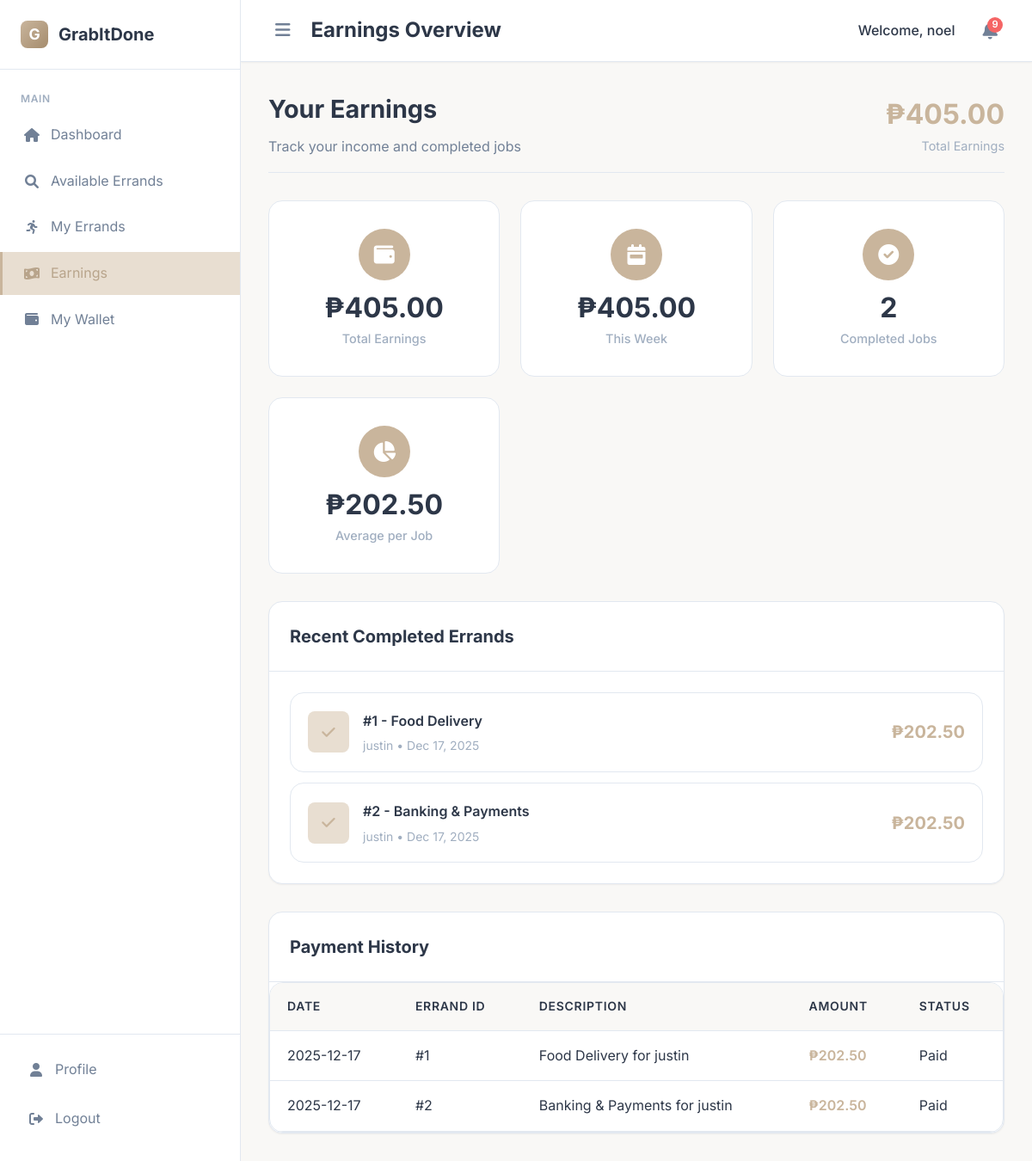
Screenshot of /earnings-runner (signed in) with the database file from the repository.
### app/models.py (models this page shows, shortened)
class Errand(db.Model):
    id = db.Column(db.Integer, primary_key=True)
    category = db.Column(db.String(100), nullable=False)
    description = db.Column(db.Text, nullable=False)
    pickup_address = db.Column(db.String(200), nullable=False)
    dropoff_address = db.Column(db.String(200), nullable=False)
    barangay = db.Column(db.String(100), nullable=False)
    preferred_time = db.Column(db.DateTime)
    proposed_fee = db.Column(db.Float, nullable=False)
    final_fee = db.Column(db.Float)
    status = db.Column(db.String(20), default='Pending')
    client_id = db.Column(db.Integer, db.ForeignKey('user.id'), nullable=False)
    runner_id = db.Column(db.Integer, db.ForeignKey('user.id'))
    payment_id = db.Column(db.Integer, db.ForeignKey('payment.id'))
    created_at = db.Column(db.DateTime, default=datetime.utcnow)
    updated_at = db.Column(db.DateTime, default=datetime.utcnow, onupdate=datetime.utcnow)
    accepted_at = db.Column(db.DateTime)
    completed_at = db.Column(db.DateTime)
    payment = db.relationship('Payment', backref='errand_payment', foreign_keys=[payment_id])

class User(db.Model):
    id = db.Column(db.Integer, primary_key=True)
    username = db.Column(db.String(80), unique=True, nullable=False)
    email = db.Column(db.String(120), unique=True, nullable=False)
    password_hash = db.Column(db.String(200), nullable=False)
    role = db.Column(db.String(20), nullable=False)  # client, runner, admin
    first_name = db.Column(db.String(50))
    last_name = db.Column(db.String(50))
    phone = db.Column(db.String(20))
    barangay = db.Column(db.String(100))
    address = db.Column(db.Text)
    bio = db.Column(db.Text)
    vehicle_type = db.Column(db.String(50))
    available_hours = db.Column(db.String(100))
    verified = db.Column(db.Boolean, default=False)
    verification_requested = db.Column(db.Boolean, default=False)
    verification_status = db.Column(db.String(20), default='not_requested')
    last_verification_date = db.Column(db.DateTime)
    rejection_reason = db.Column(db.Text, nullable=True)
    is_active = db.Column(db.Boolean, default=True)
    created_at = db.Column(db.DateTime, default=datetime.utcnow)
    wallet_balance = db.Column(db.Float, default=0.0)
    total_earnings = db.Column(db.Float, default=0.0)
    total_spent = db.Column(db.Float, default=0.0)
    average_rating = db.Column(db.Float, default=0.0)
    rating_count = db.Column(db.Integer, default=0)
    received_ratings = db.relationship('Rating', foreign_keys='Rating.runner_id', backref='rated_runner', lazy=True)
    given_ratings = db.relationship('Rating', foreign_keys='Rating.client_id', backref='rating_author', lazy=True)
    created_errands = db.relationship('Errand', foreign_keys='Errand.client_id', backref='user_client', lazy=True)
    accepted_errands = db.relationship('Errand', foreign_keys='Errand.runner_id', backref='user_runner', lazy=True)
    client_payments = db.relationship('Payment', foreign_keys='Payment.client_id', backref='payment_client_user', lazy=True)
    runner_payments = db.relationship('Payment', foreign_keys='Payment.runner_id', backref='payment_runner_user', lazy=True)
    wallet_transactions = db.relationship('WalletTransaction', backref='transaction_user', lazy=True)
    user_payment_methods = db.relationship('PaymentMethod', backref='method_owner', lazy=True)
    user_wallet = db.relationship('Wallet', backref='wallet_owner_user', uselist=False)

class Payment(db.Model):
    id = db.Column(db.Integer, primary_key=True)
    transaction_id = db.Column(db.String(100), unique=True, nullable=False)
    errand_id = db.Column(db.Integer, db.ForeignKey('errand.id'), nullable=False)
    client_id = db.Column(db.Integer, db.ForeignKey('user.id'), nullable=False)
    runner_id = db.Column(db.Integer, db.ForeignKey('user.id'))
    amount = db.Column(db.Float, nullable=False)
    platform_fee = db.Column(db.Float, nullable=False)
    vat_amount = db.Column(db.Float, nullable=False)
    runner_earnings = db.Column(db.Float, nullable=False)
    payment_method = db.Column(db.String(50), nullable=False)
    payment_status = db.Column(db.String(20), default='pending')
    created_at = db.Column(db.DateTime, default=datetime.utcnow)
    paid_at = db.Column(db.DateTime)
    released_at = db.Column(db.DateTime)
    refunded_at = db.Column(db.DateTime)
    errand = db.relationship('Errand', backref='payment_errand', foreign_keys=[errand_id])
    client = db.relationship('User', foreign_keys=[client_id])
    runner = db.relationship('User', foreign_keys=[runner_id])

### app/routes.py (the view)
@bp.route('/earnings-runner')
@login_required('runner')
def earnings_runner():
    user = User.query.get(session['user_id'])
    if not user.verified and user.verification_status != 'approved':
        return render_template('shared/dashboard_unverified.html', user=user)
    accepted_errands = Errand.query.filter_by(runner_id=session['user_id']).all()
    completed_errands = [e for e in accepted_errands if e.status == 'Completed']
    total_earnings = 0.0
    weekly_earnings = 0.0
    from datetime import datetime, timedelta
    one_week_ago = datetime.utcnow() - timedelta(days=7)
    for e in completed_errands:
        this_earning = 0.0
        if e.payment:
            this_earning = e.payment.runner_earnings
        else:
             if e.final_fee:
                this_earning = (e.final_fee / 1.12) * 0.9
             elif e.proposed_fee:
                this_earning = e.proposed_fee * 0.9
        total_earnings += this_earning
        if e.completed_at and e.completed_at >= one_week_ago:
            weekly_earnings += this_earning
    average_earning = total_earnings / len(completed_errands) if completed_errands else 0
    return render_template('runner/earnings_runner.html',
                        user=user,
                        accepted_errands=accepted_errands,
                        total_earnings=total_earnings,
                        weekly_earnings=weekly_earnings,
                        completed_count=len(completed_errands),
                        average_earning=average_earning)

### app/routes.py (called while the page is built)
def validate_session():
    if 'user_id' not in session:
        return False
    session_hash = session.get('session_id')
    cookie_session = request.cookies.get('user_session')
    if not session_hash or not cookie_session:
        return False
    expected_cookie = f"{session['user_id']}_{session_hash}"
    return cookie_session == expected_cookie

### app/templates/runner/earnings_runner.html (shortened to what this page needs)
{% extends 'base.html' %}
{% block header_title %}Earnings Overview{% endblock %}
{% block content %}
<div class="page-header">
    <div>
        <h1 style="margin: 0; font-size: 1.8rem;">Your Earnings</h1>
        <p style="margin: 0.5rem 0 0 0; color: var(--text-secondary);">Track your income and completed jobs</p>
    </div>
    <div style="text-align: right;">
        <div style="font-size: 2rem; font-weight: 700; color: var(--primary);">₱{{ "%.2f"|format(total_earnings) }}</div>
        <div style="font-size: 0.9rem; color: var(--text-muted);">Total Earnings</div>
    </div>
</div>
<div class="stats-grid">
    <div class="stat-card">
        <div class="stat-icon">
            <i class="fas fa-wallet"></i>
        </div>
        <div class="stat-value">₱{{ "%.2f"|format(total_earnings) }}</div>
        <div class="stat-label">Total Earnings</div>
    </div>
    <div class="stat-card">
        <div class="stat-icon">
            <i class="fas fa-calendar-week"></i>
        </div>
        <div class="stat-value">₱{{ "%.2f"|format(weekly_earnings) }}</div>
        <div class="stat-label">This Week</div>
    </div>
    <div class="stat-card">
        <div class="stat-icon">
            <i class="fas fa-check-circle"></i>
        </div>
        <div class="stat-value">{{ completed_count }}</div>
        <div class="stat-label">Completed Jobs</div>
    </div>
    <div class="stat-card">
        <div class="stat-icon">
            <i class="fas fa-chart-pie"></i>
        </div>
        <div class="stat-value">₱{{ "%.2f"|format(average_earning) }}</div>
        <div class="stat-label">Average per Job</div>
    </div>
</div>
<div class="grid grid-cols-2" style="gap: 2rem;">
    <div class="card">
        <div class="card-header">
            <h2 class="card-title">Recent Completed Errands</h2>
        </div>
        <div class="card-body">
            {% set completed_errands = accepted_errands|selectattr('status', 'equalto', 'Completed')|list %}
            {% if completed_errands %}
                <div class="earnings-list">
                    {% for errand in completed_errands[:5] %}
                    <div class="earning-item">
                        <div class="earning-content">
                            <div class="earning-icon">
                                <i class="fas fa-check"></i>
                            </div>
                            <div class="earning-details">
                                <div class="earning-title">#{{ errand.id }} - {{ errand.category }}</div>
                                <div class="earning-meta">{{ errand.user_client.username }} • {{ errand.completed_at.strftime('%b %d, %Y') }}</div>
                            </div>
                        </div>
                        <div class="earning-amount">
                            {% if errand.payment %}
                                ₱{{ "%.2f"|format(errand.payment.runner_earnings) }}
                            {% else %}
                                ₱{{ "%.2f"|format((errand.final_fee or errand.proposed_fee)/1.12 * 0.9) }}
                            {% endif %}
                        </div>
                    </div>
                    {% endfor %}
                </div>
            {% endif %}
        </div>
    </div>
<div class="card" style="margin-top: 2rem;">
    <div class="card-header">
        <h2 class="card-title">Payment History</h2>
    </div>
    <div class="card-body" style="padding: 0;">
        <div class="table-container">
            <table class="table">
                <thead>
                    <tr>
                        <th>Date</th>
                        <th>Errand ID</th>
                        <th>Description</th>
                        <th>Amount</th>
                        <th>Status</th>
                    </tr>
                </thead>
                <tbody>
                    {% set completed_errands = accepted_errands|selectattr('status', 'equalto', 'Completed')|list %}
                    {% for errand in completed_errands %}
                    <tr>
                        <td>{{ errand.completed_at.strftime('%Y-%m-%d') if errand.completed_at else errand.updated_at.strftime('%Y-%m-%d') }}</td>
                        <td>#{{ errand.id }}</td>
                        <td>{{ errand.category }} for {{ errand.user_client.username }}</td>
                        <td style="font-weight: 600; color: var(--primary);">
                            {% if errand.payment %}
                                ₱{{ "%.2f"|format(errand.payment.runner_earnings) }}
                            {% else %}
                                ₱{{ "%.2f"|format((errand.final_fee or errand.proposed_fee)/1.12 * 0.9) }}
                            {% endif %}
                        </td>
                        <td><span class="badge badge-success">Paid</span></td>
                    </tr>
                    {% endfor %}
                </tbody>
            </table>
        </div>
    </div>
</div>
{% endblock %}

### app/templates/base.html (style rules this page uses)
:root { --primary: #C9B59C; --primary-dark: #B8A48B; --primary-light: #E8DED1; --secondary: #D9CFC7; --accent: #A58C6D; --background: #F9F8F6; --surface: #FFFFFF; --text-primary: #2D3748; --text-secondary: #718096; --text-muted: #A0AEC0; --border: #E2E8F0; --success: #48BB78; --warning: #ED8936; --error: #F56565; --info: #4299E1; --shadow-sm: 0 1px 2px 0 rgba(0, 0, 0, 0.05); --shadow: 0 1px 3px 0 rgba(0, 0, 0, 0.1), 0 1px 2px 0 rgba(0, 0, 0, 0.06); --shadow-md: 0 4px 6px -1px rgba(0, 0, 0, 0.1), 0 2px 4px -1px rgba(0, 0, 0, 0.06); --shadow-lg: 0 10px 15px -3px rgba(0, 0, 0, 0.1), 0 4px 6px -2px rgba(0, 0, 0, 0.05); --radius: 8px; --radius-lg: 16px; --sidebar-width: 280px; --sidebar-width-collapsed: 70px; }
* { margin: 0; padding: 0; box-sizing: border-box; }
body { font-family: 'Inter', sans-serif; line-height: 1.6; color: var(--text-primary); background: var(--background); min-height: 100vh; }
.card { background: var(--surface); border-radius: var(--radius-lg); box-shadow: var(--shadow-sm); border: 1px solid var(--border); }
.card-header { padding: 1.5rem; border-bottom: 1px solid var(--border); }
.card-title { font-size: 1.25rem; font-weight: 700; margin: 0; }
.card-body { padding: 1.5rem; }

### app/templates/runner/earnings_runner.html (style rules this page uses)
.page-header { display: flex; justify-content: space-between; align-items: center; margin-bottom: 2rem; padding-bottom: 1rem; border-bottom: 1px solid var(--border); }
.stats-grid { display: grid; grid-template-columns: repeat(auto-fit, minmax(250px, 1fr)); gap: 1.5rem; margin: 2rem 0; }
.stat-card { background: var(--surface); padding: 2rem; border-radius: var(--radius-lg); border: 1px solid var(--border); text-align: center; transition: var(--transition); }
.stat-icon { width: 60px; height: 60px; background: var(--primary); border-radius: 50%; display: flex; align-items: center; justify-content: center; margin: 0 auto 1rem; color: white; font-size: 1.5rem; }
.stat-value { font-size: 2rem; font-weight: 700; color: var(--text-primary); margin-bottom: 0.5rem; line-height: 1; }
.stat-label { font-size: 0.9rem; color: var(--text-muted); font-weight: 500; }
.earnings-list { display: flex; flex-direction: column; gap: 0.75rem; }
.earning-item { display: flex; justify-content: space-between; align-items: center; padding: 1.25rem; background: var(--surface); border-radius: var(--radius-lg); border: 1px solid var(--border); transition: var(--transition); }
.earning-content { display: flex; align-items: center; gap: 1rem; flex: 1; }
.earning-icon { width: 48px; height: 48px; background: var(--primary-light); border-radius: var(--radius); display: flex; align-items: center; justify-content: center; color: var(--primary); font-size: 1.1rem; flex-shrink: 0; }
.earning-details { flex: 1; min-width: 0; }
.earning-title { font-weight: 600; margin-bottom: 0.375rem; font-size: 1rem; color: var(--text-primary); }
.earning-meta { font-size: 0.875rem; color: var(--text-muted); line-height: 1.4; }
.earning-amount { font-size: 1.25rem; font-weight: 700; color: var(--primary); margin-left: 1rem; flex-shrink: 0; }
.table-container { background: var(--surface); border-radius: var(--radius-lg); border: 1px solid var(--border); overflow: hidden; }
.table { width: 100%; border-collapse: collapse; }
.table th, .table td { padding: 1rem 1.25rem; text-align: left; border-bottom: 1px solid var(--border); }
.table th { background: var(--background); font-weight: 600; font-size: 0.875rem; text-transform: uppercase; letter-spacing: 0.05em; }

### rows the page displays
Errand: id "1", category "Food Delivery", user_client.username "justin", completed_at "Dec 17, 2025", completed_at "2025-12-17"
Payment: payment.runner_earnings "202.50"
Errand: id "2", category "Banking & Payments", user_client.username "justin", completed_at "Dec 17, 2025", completed_at "2025-12-17"
Payment: payment.runner_earnings "202.50"

### other values shown
{{ session.get('username') }} "noel"
{{ unread_notification_count }} "9"
{{ "%.2f"|format(total_earnings) }} "405.00"
{{ "%.2f"|format(weekly_earnings) }} "405.00"
{{ completed_count }} "2"
{{ "%.2f"|format(average_earning) }} "202.50"
